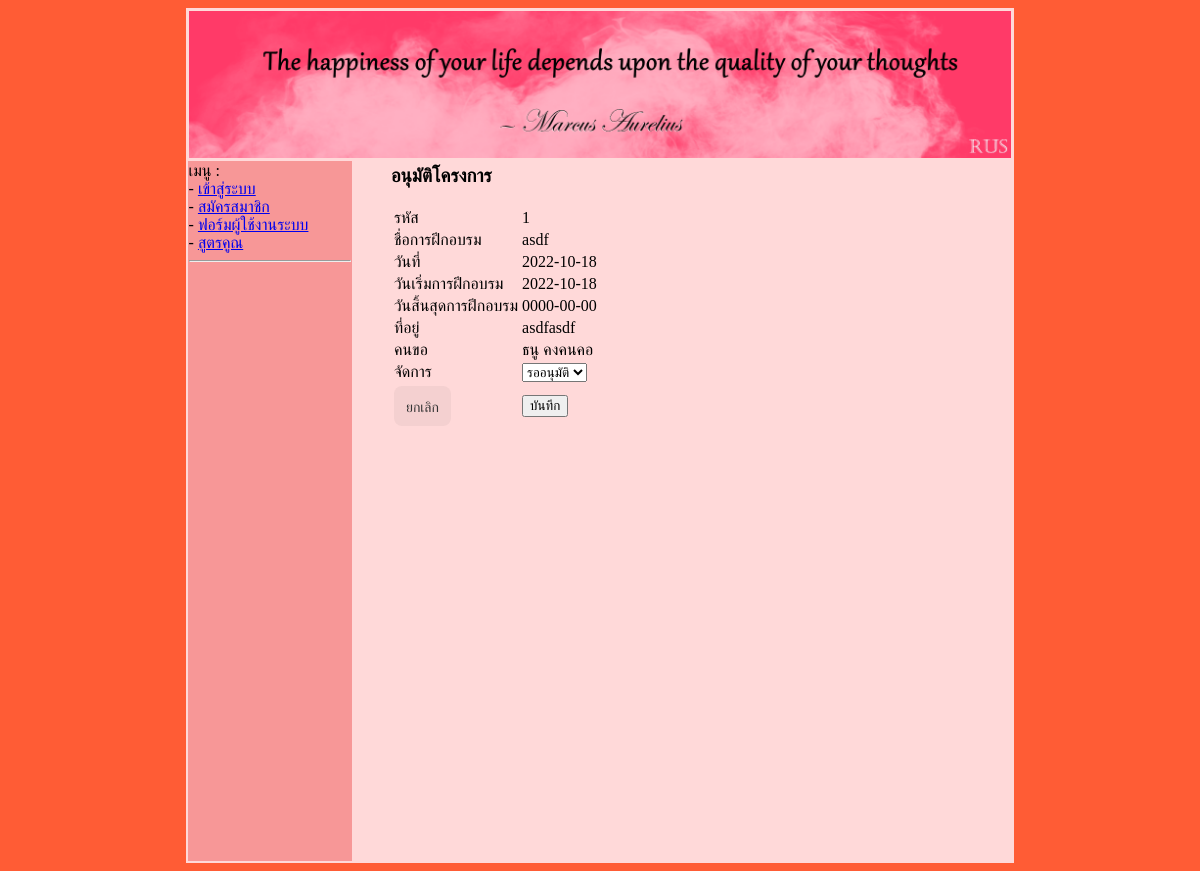
The app's page /train_allowedit.php?train_id=1 with its own data.
### tables this page shows
CREATE TABLE `train` (
  `train_id` int(11) NOT NULL,
  `train_date` date NOT NULL,
  `train_name` varchar(255) NOT NULL,
  `train_address` varchar(255) NOT NULL,
  `train_startdate` date NOT NULL,
  `train_enddate` date NOT NULL,
  `mem_id` int(11) NOT NULL,
  `boss_id` int(11) NOT NULL,
  `train_status` int(11) NOT NULL
);

CREATE TABLE `member` (
  `mem_id` int(11) NOT NULL,
  `mem_fname` varchar(100) NOT NULL,
  `mem_lname` varchar(100) NOT NULL,
  `prefix_id` int(11) NOT NULL,
  `mem_telephone` varchar(20) NOT NULL,
  `mem_email` varchar(100) NOT NULL,
  `mem_user` varchar(30) NOT NULL,
  `mem_password` varchar(30) NOT NULL,
  `mem_status` varchar(20) NOT NULL COMMENT '1 = ผู้ดูแลระบบ, 2 = พนักงาน, 3 = ผู้ใช้ทั่วไป'
);

### train_allowedit.php (the view, shortened to what this page needs)
<?php
    include("./header.php");
    include("./menu.php");
    include("./sqliConnect.php");
    $train_id = $_GET['train_id'];
    $sql = "select * from train,member where train.mem_id=member.mem_id and train_id=$train_id;";
    $result = $mysqli->query($sql);
    $row = $result->fetch_assoc();
    $train_date = $row['train_date'];
    $train_name = $row['train_name'];
    $train_address = $row['train_address'];
    $train_startdate = $row['train_startdate'];
    $train_enddate = $row['train_enddate'];
    $mem_fname = $row['mem_fname'];
    $mem_lname = $row['mem_lname'];
?>
<table width="90%" align="center">
    <tr>
        <td>
            <h3>อนุมัติโครงการ</h3>
            <table>
                <tr>
                    <td>รหัส</td>
                    <td><?php echo "$train_id"; ?></td>
                </tr>
                <tr>
                    <td>ชื่อการฝึกอบรม</td>
                    <td><?php echo "$train_name"; ?></td>
                </tr>
                <tr>
                    <td>วันที่</td>
                    <td><?php echo "$train_date"; ?></td>
                </tr>
                <tr>
                    <td>วันเริ่มการฝึกอบรม</td>
                    <td><?php echo "$train_startdate"; ?></td>
                </tr>
                <tr>
                    <td>วันสิ้นสุดการฝึกอบรม</td>
                    <td><?php echo "$train_enddate"; ?></td>
                </tr>
                <tr>
                    <td>ที่อยู่</td>
                    <td><?php echo "$train_address"; ?></td>
                </tr>
                <tr>
                    <td>คนขอ</td>
                    <td><?php echo "$mem_fname $mem_lname"; ?></td>
                </tr>
                <form action="./train_allowupdatestatus.php" method="post">
                    <tr>
                        <td>จัดการ</td>
                        <td>
                            <select name="train_status">
                                <option value="1" $status1>รออนุมัติ</option>
                            </select>
                        </td>
                    </tr>
                    <tr>
                        <td><a href="./train_allow.php" class="button-2">ยกเลิก</a></td>
                        <td><input type="submit" value="บันทึก"></td>
                    </tr>
                </form>
            </table>
        </td>
    </tr>
</table>
<?php
    include("./footer.php");
?>

### css/style.css (style rules this page uses)
.button-2 { background-color: rgba(51, 51, 51, 0.05); border-radius: 8px; border-width: 0; color: #333333; cursor: pointer; display: inline-block; font-family: "Haas Grot Text R Web", "Helvetica Neue", Helvetica, Arial, sans-serif; font-size: 14px; font-weight: 500; line-height: 20px; list-style: none; margin: 0; padding: 10px 12px; text-align: center; transition: all 200ms; vertical-align: baseline; white-space: nowrap; user-select: none; -webkit-user-select: none; touch-action: manipulation; text-decoration: none; }
body { background-color: rgb(255, 92, 53); }

### records on screen
train: train_name "asdf", train_date "2022-10-18", train_startdate "2022-10-18", train_enddate "0000-00-00", train_address "asdfasdf", mem.mem_fname "ธนู", mem.mem_lname "คงคนคอ"

### other values on screen
$train_id "1"
